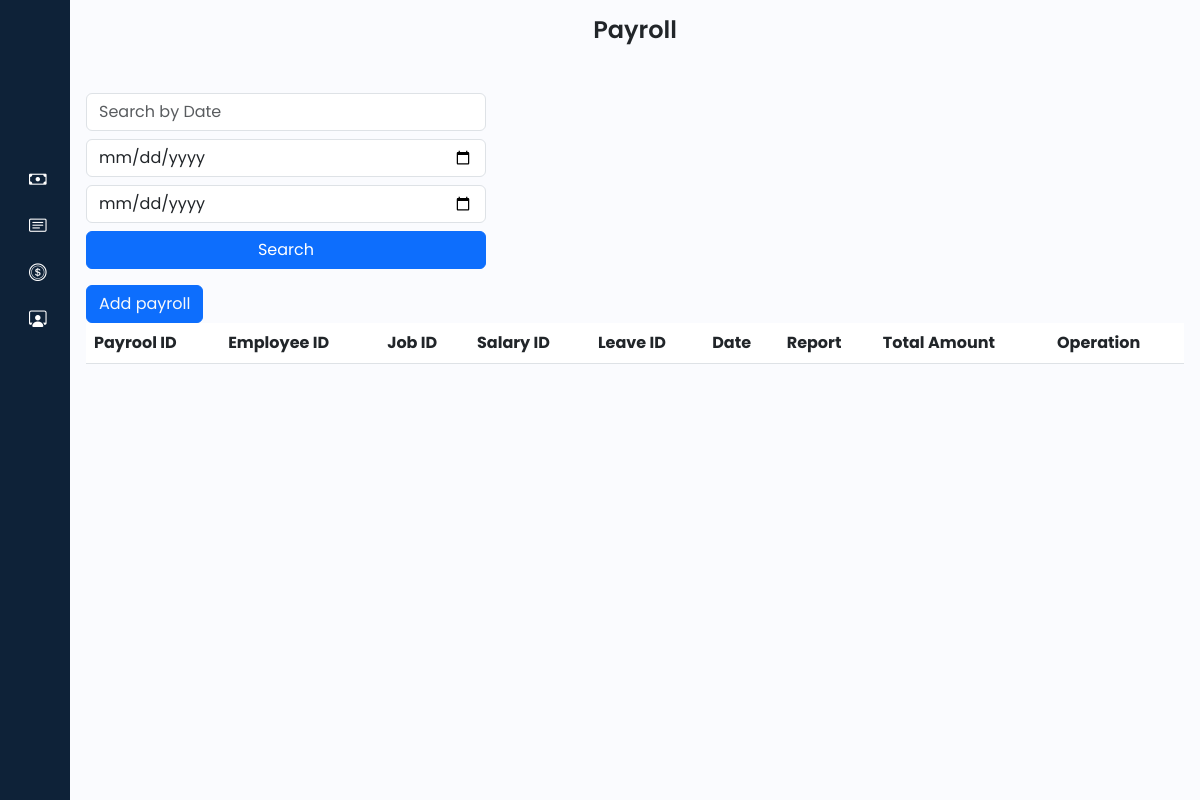
Page /admin/payRoll.php on the earlier database version.
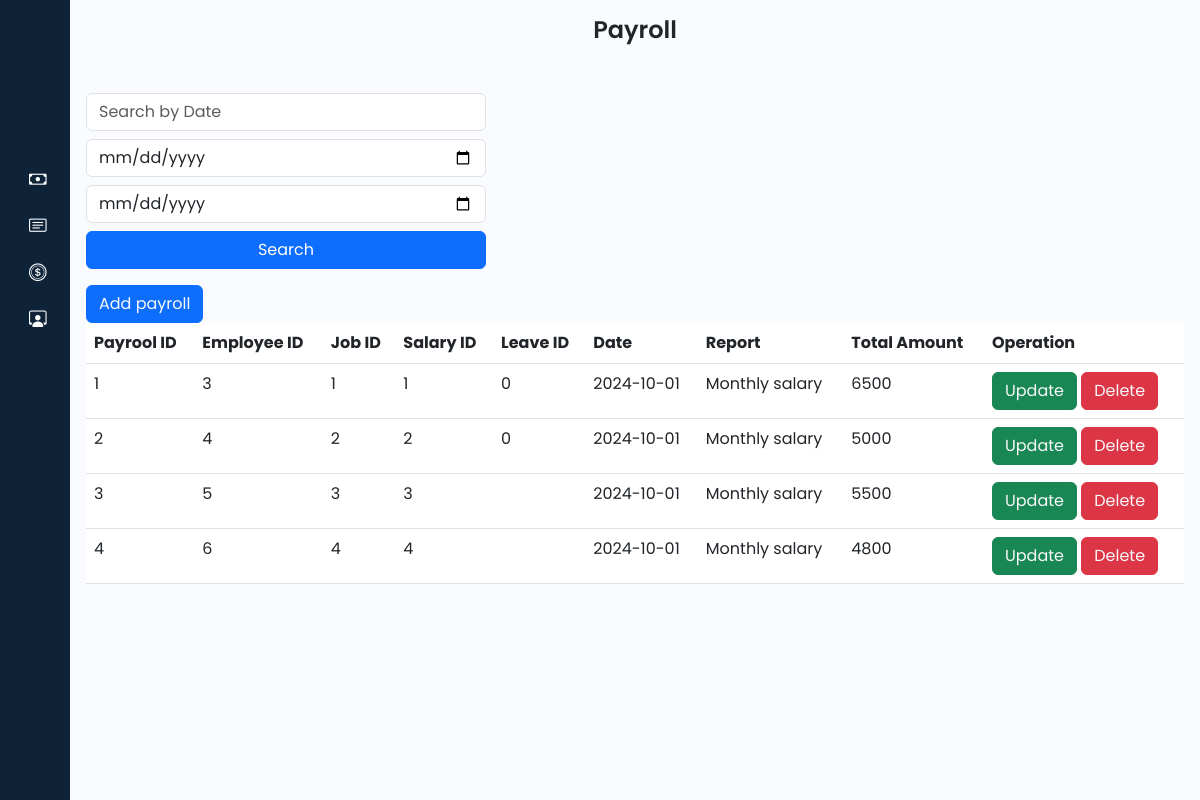
Same page on the later database version.
### tables this page shows
CREATE TABLE `payroll` (
  `payroll_ID` int(11) NOT NULL,
  `emp_ID` int(11) DEFAULT NULL,
  `job_ID` int(11) DEFAULT NULL,
  `salary_ID` int(11) DEFAULT NULL,
  `leave_ID` int(11) DEFAULT NULL,
  `date` date DEFAULT NULL,
  `report` text DEFAULT NULL,
  `total_amount` int(11) DEFAULT NULL
);

### admin/payRoll.php (the view, shortened to what this page needs)
<?php
@include '../connection/connect.php';
$select = "SELECT * FROM payroll";
$result = mysqli_query($con, $select);
?>
<!DOCTYPE html>
<html lang="en">
<head>
    <link href="https://cdn.lineicons.com/4.0/lineicons.css" rel="stylesheet" />
    <link href="https://cdn.jsdelivr.net/npm/bootstrap@5.3.0-alpha3/dist/css/bootstrap.min.css" rel="stylesheet"
>
    <link rel="stylesheet" href="https://cdn.jsdelivr.net/npm/bootstrap-icons@1.11.3/font/bootstrap-icons.min.css">
    <link rel="stylesheet" href="style/style.css">
</head>
<body>
    <div class="wrapper">
        <?php include 'sidebar.php'; ?>
        <div class="main p-3">
            <div class="text-center mb-5">
                <h1>
                    Payroll
                </h1>
            </div>
            <form method="post" class="me-auto right" style="max-width: 400px;">
                <div class="mb-3">
                    <div class="col-12 mb-2">
                        <input type="text" name="search_keyword" class="form-control" placeholder="Search by Date"
                            value="<?php echo isset($search_keyword) ? $search_keyword : ''; ?>">
                    </div>
                    <div class="col-12 mb-2">
                        <input type="date" name="start_date" class="form-control"
                            value="<?php echo isset($start_date) ? $start_date : ''; ?>">
                    </div>
                    <div class="col-12 mb-2">
                        <input type="date" name="end_date" class="form-control"
                            value="<?php echo isset($end_date) ? $end_date : ''; ?>">
                    </div>
                    <div class="col-12 mb-2">
                        <button type="submit" name="search" class="btn btn-primary w-100">Search</button>
                    </div>
                </div>
            </form>
            <button class="btn btn-primary">
                <a href="operation/payRoll/create.php" class="text-light">Add payroll</a>
            </button>
            <table class="table table-inverse">
            <thead>
                <tr>
                    <th>Payrool ID</th>
                    <th>Employee ID</th>
                    <th>Job ID</th>
                    <th>Salary ID</th>
                    <th>Leave ID</th>
                    <th>Date</th>
                    <th>Report</th>
                    <th>Total Amount</th>
                    <th>Operation</th>
                </tr>
            </thead>
            <tbody>
                <?php
                if ($result) {
                    while ($row = mysqli_fetch_assoc($result)) {
                        $payroll_ID = $row['payroll_ID'];
                        $emp_ID = $row['emp_ID'];
                        $job_ID = $row['job_ID'];
                        $salary_ID = $row['salary_ID'];
                        $leave_ID = $row['leave_ID'];
                        $date = $row['date'];
                        $report = $row['report'];
                        $total_amount = $row['total_amount'];
                        echo '<tr>
                            <td>'.$payroll_ID.' </td>
                            <td>'.$emp_ID.' </td>
                            <td>'.$job_ID.' </td>
                            <td>'.$salary_ID.' </td>
                            <td>'.$leave_ID.' </td>
                            <td>'.$date.' </td>
                            <td>'.$report.' </td>
                            <td>'.$total_amount.' </td>
                            <td>
                                <button class="btn btn-success"><a href="operation/payRoll/update.php?updatepayroll_ID='.$payroll_ID.'" class="text-light">Update</a></button>
                                <button class="btn btn-danger"><a href="operation/payRoll/delete.php?deletepayroll_ID='.$payroll_ID.'" class="text-light">Delete</a></button>
                            </td>
                        </tr>';
                    }
                }
                ?>
            </tbody>
            </table>
        </div>
    </div>
</body>
</html>

Differences in the rows shown:
added payroll: payroll_ID "1", emp_ID "3", job_ID "1", salary_ID "1", leave_ID "0", date "2024-10-01", report "Monthly salary", total_amount "6500"
added payroll: payroll_ID "2", emp_ID "4", job_ID "2", salary_ID "2", leave_ID "0", date "2024-10-01", report "Monthly salary", total_amount "5000"
added payroll: payroll_ID "3", emp_ID "5", job_ID "3", salary_ID "3", date "2024-10-01", report "Monthly salary", total_amount "5500"
added payroll: payroll_ID "4", emp_ID "6", job_ID "4", salary_ID "4", date "2024-10-01", report "Monthly salary", total_amount "4800"
